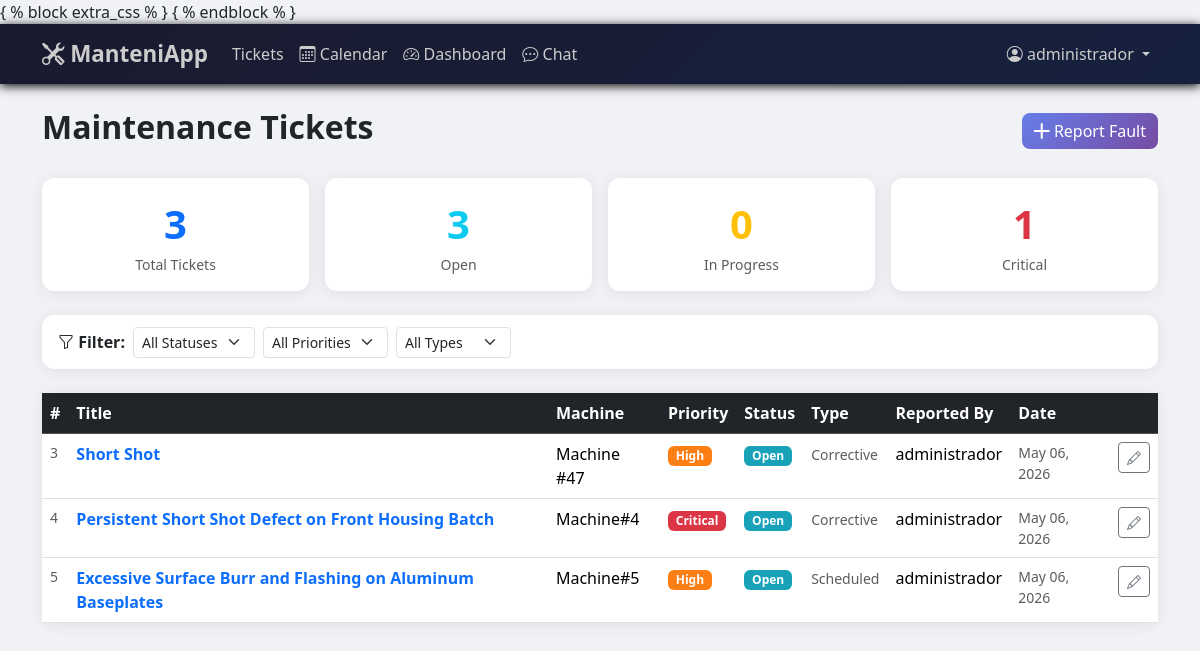
The page /tickets/ (signed in) on the database its author committed.
### tickets/models.py (models this page shows)
class Ticket(models.Model):
    class Priority(models.TextChoices):
        LOW = "LOW", "low"
        MEDIUM = "MEDIUM", "Medium"
        HIGH = "HIGH", "High"
        CRITICAL = "CRITICAL", "Critical"
    class Status(models.TextChoices):
        OPEN = "OPEN", "Open"
        IN_PROGRESS = "IN_PROGRESS", "In_Progress"
        RESOLVED = "RESOLVED", "Resolved"
        CLOSED = "CLOSED", "Closed"
    class MaintenanceType(models.TextChoices):
        PREVENTIVE = "PREVENTIVE", "Preventive"
        CORRECTIVE = "CORRECTIVE", "Corrective"
        SCHEDULED = "SCHEDULED", "Scheduled"
    title = models.CharField(max_length=200)
    description = models.TextField()
    machine_name = models.CharField(max_length=100)
    location = models.CharField(max_length=100, blank=True)
    priority = models.CharField(
        max_length=12,
        choices=Priority.choices,
        default=Priority.MEDIUM,
    )
    status = models.CharField(
        max_length=15,
        choices=Status.choices,
        default=Status.OPEN,
    )
    maintenance_type = models.CharField(
        max_length=15,
        choices=MaintenanceType.choices,
        default=MaintenanceType.CORRECTIVE,
    )
    reported_by = models.ForeignKey(
        User, on_delete=models.CASCADE, related_name="reported_tickets"
    )
    assigned_to = models.ForeignKey(
        User,
        on_delete=models.SET_NULL,
        null=True,
        blank=True,
        related_name='assigned_tickets'
    )
    created_at = models.DateTimeField(auto_now_add=True)  # Set once, on creation
    update_at = models.DateTimeField(auto_now=True)  # Updates every time you save
    scheduled_date = models.DateField(null=True, blank=True)

### tickets/views.py (the view)
# urls.py: path("", views.ticket_list, name="ticket_list"),
@login_required
def ticket_list(request):
    tickets = Ticket.objects.all()
    status_filter = request.GET.get("status", "")  # '' means "no filter"
    priority_filter = request.GET.get("priority", "")
    type_filter = request.GET.get("type", "")
    if status_filter:
        tickets = tickets.filter(status=status_filter)
    if priority_filter:
        tickets = tickets.filter(priority=priority_filter)
    if type_filter:
        tickets = tickets.filter(maintenance_type=type_filter)
    context = {
        "tickets": tickets,
        "status_filter": status_filter,
        "priority_filter": priority_filter,
        "type_filter": type_filter,
        "total_count": Ticket.objects.count(),
        "open_count": Ticket.objects.filter(status="OPEN").count(),
        "in_progress_count": Ticket.objects.filter(status="IN_PROGRESS").count(),
        "critical_count": Ticket.objects.filter(priority="CRITICAL").count(),
    }
    return render(request, "tickets/ticket_list.html", context)

### accounts/models.py (called while the page is built)
    @property
    def is_admin(self):
        return self.role == self.Role.ADMIN

### tickets/templates/tickets/ticket_list.html (shortened to what this page needs)
{% extends "base.html" %}
{% block content %}
<div class="d-flex justify-content-between align-items-center mb-4">
    <h2 class="fw-bold">
        Maintenance Tickets
    </h2>
    <a href="{% url 'tickets:ticket_create' %}" class="btn btn-primary">
        <i class="bi bi-plus-lg"></i> Report Fault
    </a>
</div>
<div class="row g-3 mb-4">
    <div class="col-6 col-md-3">
        <div class="card text-center p-3">
            <div class="fs-1 fw-bold text-primary">{{ total_count }}</div>
            <div class="text-muted small">Total Tickets</div>
        </div>
    </div>
    <div class="col-6 col-md-3">
        <div class="card text-center p-3">
            <div class="fs-1 fw-bold text-info">{{ open_count }}</div>
            <div class="text-muted small">Open</div>
        </div>
    </div>
    <div class="col-6 col-md-3">
        <div class="card text-center p-3">
            <div class="fs-1 fw-bold text-warning">{{ in_progress_count }}</div>
            <div class="text-muted small">In Progress</div>
        </div>
    </div>
    <div class="col-6 col-md-3">
        <div class="card text-center p-3">
            <div class="fs-1 fw-bold text-danger">{{ critical_count }}</div>
            <div class="text-muted small">Critical</div>
        </div>
    </div>
</div>
<div class="card mb-4">
    <div class="card-body py-2">
        <form method="GET" class="row g-2 align-items-center">
            <div class="col-auto">
                <label class="col-form-label fw-bold">
                    <i class="bi bi-funnel"></i> Filter:
                </label>
            </div>
            <div class="col-auto">
                <select name="status" class="form-select form-select-sm" onchange="this.form.submit()">
                    <option value="">All Statuses</option>
                </select>
            </div>
            <div class="col-auto">
                <select name="priority" class="form-select form-select-sm" onchange="this.form.submit()">
                    <option value="">All Priorities</option>
                </select>
            </div>
            <div class="col-auto">
                <select name="type" class="form-select form-select-sm" onchange="this.form.submit()">
                    <option value="">All Types</option>
                </select>
            </div>
        </form>
    </div>
</div>
<div class="card">
    <div class="card-body p-0">
        {% if tickets %}
        <div class="table-responsive">
            <table class="table table-hover mb-0">
                <thead class="table-dark">
                    <tr>
                        <th>#</th>
                        <th>Title</th>
                        <th>Machine</th>
                        <th>Priority</th>
                        <th>Status</th>
                        <th>Type</th>
                        <th>Reported By</th>
                        <th>Date</th>
                        <th></th>
                    </tr>
                </thead>
                <tbody>
                    {% for ticket in tickets %}
                    <tr>
                        <td class="text-muted small">{{ ticket.pk }}</td>
                        <td>
                            <a href="{% url 'tickets:ticket_detail' ticket.pk %}" class="fw-bold text-decoration-none">
                                {{ ticket.title }}
                            </a>
                        </td>
                        <td>{{ ticket.machine_name }}</td>
                        <td>
                            <span class="badge badge-{{ ticket.priority }}">
                                {{ ticket.get_priority_display }}
                            </span>
                        </td>
                        <td>
                            <span class="badge badge-{{ ticket.status }}">
                                {{ ticket.get_status_display }}
                            </span>
                        </td>
                        <td>
                            <span class="text-muted small">
                                {{ ticket.get_maintenance_type_display }}
                            </span>
                        </td>
                        <td>{{ ticket.reported_by.username }}</td>
                        <td class="text-muted small">
                            {{ ticket.created_at|date:"M d, Y" }}
                        </td>
                        <td>
                            <a href="{% url 'tickets:ticket_edit' ticket.pk %}"
                                class="btn btn-sm btn-outline-secondary">
                                <i class="bi bi-pencil"></i>
                            </a>
                        </td>
                    </tr>
                    {% endfor %}
                </tbody>
            </table>
        </div>
        {% endif %}
    </div>
</div>
{% endblock %}

### templates/base.html (shortened to what this page needs)
<!DOCTYPE html>
<html lang="en">
<head>
    <link href="https://cdn.jsdelivr.net/npm/bootstrap@5.3.8/dist/css/bootstrap.min.css" rel="stylesheet"
>
    <link rel="stylesheet" href="https://cdn.jsdelivr.net/npm/bootstrap-icons@1.3.0/font/bootstrap-icons.css">
</head>
<body>
    <nav class="navbar navbar-expand-lg navbar-dark mb-4">
        <div class="container">
            <a class="navbar-brand" href="/">
                <i class="bi bi-tools"></i> ManteniApp
            </a>
            <div class="collapse navbar-collapse" id="navbarNav">
                <ul class="navbar-nav me-auto">
                    <li class="nav-item">
                        <a class="nav-link" href="/tickets/">
                             Tickets
                        </a>
                    </li>
                    <li class="nav-item">
                        <a class="nav-link" href="#">
                            <i class="bi bi-calendar3"></i> Calendar
                        </a>
                    </li>
                    <li class="nav-item">
                        <a class="nav-link" href="#">
                            <i class="bi bi-speedometer2"></i> Dashboard
                        </a>
                    </li>
                    <li class="nav-item">
                        <a class="nav-link" href="#">
                            <i class="bi bi-chat-dots"></i> Chat
                        </a>
                    </li>
                </ul>
                <ul class="navbar-nav">
                    {% if user.is_authenticated %}
                    <li class="nav-item dropdown">
                        <a class="nav-link dropdown-toggle" href="#" data-bs-toggle="dropdown">
                            <i class="bi bi-person-circle"></i>
                            {{ user.username }}
                        </a>
                    </li>
                    {% else %}
                    <li class="nav-item">
                        <a class="nav-link" href="/accounts/login/">
                            <i class="bi bi-box-arrow-in-right"></i> Login
                        </a>
                    </li>
                    {% endif %}
                </ul>
            </div>
        </div>
    </nav>
    <main class="container">
        {% block content %}{% endblock %}
    </main>
</body>
</html>

### templates/base.html (style rules this page uses)
body { background-color: #f0f2f5; font-family: 'Segoe UI', sans-serif; }
.navbar { background: linear-gradient(135deg, #1a1a2e 0%, #16213e 100%); box-shadow: 0 2px 10px rgba(0, 0, 0, 3); }
.navbar-brand { font-weight: 800; font-size: 1.4rem; color: #ccc !important; transition: color 0.2s; }
.nav-link { color: #ccc !important; transition: 0.2s; }
.card { border: none; border-radius: 12px; box-shadow: 0 2px 15px rgba(0, 0, 0, 0.08); }
.btn-primary { background: linear-gradient(135deg, #667eea, #764ba2); border: none; border-radius: 8px; }
.badge-HIGH { background-color: #fd7e14; }
.badge-CRITICAL { background-color: #dc3545; animation: pulse 1s infinite; }
.badge-OPEN { background-color: #17a2b8; }

### rows shown on the page
Ticket: pk "3", title "Short Shot", machine_name "Machine #47", priority "High", status "Open", maintenance_type "Corrective", reported_by.username "administrador", created_at "May 06, 2026"
Ticket: pk "4", title "Persistent Short Shot Defect on Front Housing Batch", machine_name "Machine#4", priority "Critical", status "Open", maintenance_type "Corrective", reported_by.username "administrador", created_at "May 06, 2026"
Ticket: pk "5", title "Excessive Surface Burr and Flashing on Aluminum Baseplates", machine_name "Machine#5", priority "High", status "Open", maintenance_type "Scheduled", reported_by.username "administrador", created_at "May 06, 2026"

### other values the page prints
{{ user.username }} "administrador"
{{ total_count }} "3"
{{ open_count }} "3"
{{ in_progress_count }} "0"
{{ critical_count }} "1"
